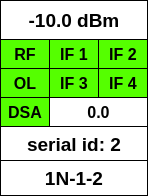
     <widget class="QFrame" name="frame_antenna_1N12">
      <property name="geometry">
       <rect>
        <x>400</x>
        <y>10</y>
        <width>148</width>
        <height>196</height>
       </rect>
      </property>
      <property name="frameShape">
       <enum>QFrame::Box</enum>
      </property>
      <property name="frameShadow">
       <enum>QFrame::Plain</enum>
      </property>
      <widget class="QLabel" name="level_25">
       <property name="geometry">
        <rect>
         <x>0</x>
         <y>0</y>
         <width>148</width>
         <height>40</height>
        </rect>
       </property>
       <property name="font">
        <font>
         <pointsize>14</pointsize>
         <weight>75</weight>
         <bold>true</bold>
        </font>
       </property>
       <property name="styleSheet">
        <string notr="true">background-color: rgb(255, 255, 255);</string>
       </property>
       <property name="frameShape">
        <enum>QFrame::Box</enum>
       </property>
       <property name="text">
        <string>-10.0 dBm</string>
       </property>
       <property name="alignment">
        <set>Qt::AlignCenter</set>
       </property>
      </widget>
      <widget class="QLabel" name="flag_rf_19">
       <property name="geometry">
        <rect>
         <x>0</x>
         <y>39</y>
         <width>50</width>
         <height>30</height>
        </rect>
       </property>
       <property name="font">
        <font>
         <pointsize>12</pointsize>
         <weight>75</weight>
         <bold>true</bold>
        </font>
       </property>
       <property name="styleSheet">
        <string notr="true">background-color: rgb(85, 255, 0);</string>
       </property>
       <property name="frameShape">
        <enum>QFrame::Box</enum>
       </property>
       <property name="text">
        <string>RF</string>
       </property>
       <property name="alignment">
        <set>Qt::AlignCenter</set>
       </property>
      </widget>
      <widget class="QLabel" name="flag_ol_19">
       <property name="geometry">
        <rect>
         <x>0</x>
         <y>68</y>
         <width>50</width>
         <height>30</height>
        </rect>
       </property>
       <property name="font">
        <font>
         <pointsize>12</pointsize>
         <weight>75</weight>
         <bold>true</bold>
        </font>
       </property>
       <property name="styleSheet">
        <string notr="true">background-color: rgb(85, 255, 0);</string>
       </property>
       <property name="frameShape">
        <enum>QFrame::Box</enum>
       </property>
       <property name="text">
        <string>OL</string>
       </property>
       <property name="alignment">
        <set>Qt::AlignCenter</set>
       </property>
      </widget>
      <widget class="QLabel" name="flag_dsa_19">
       <property name="geometry">
        <rect>
         <x>0</x>
         <y>97</y>
         <width>50</width>
         <height>30</height>
        </rect>
       </property>
       <property name="font">
        <font>
         <pointsize>12</pointsize>
         <weight>75</weight>
         <bold>true</bold>
        </font>
       </property>
       <property name="styleSheet">
        <string notr="true">background-color: rgb(85, 255, 0);</string>
       </property>
       <property name="frameShape">
        <enum>QFrame::Box</enum>
       </property>
       <property name="text">
        <string>DSA</string>
       </property>
       <property name="alignment">
        <set>Qt::AlignCenter</set>
       </property>
      </widget>
      <widget class="QLabel" name="flag_if1_19">
       <property name="geometry">
        <rect>
         <x>49</x>
         <y>39</y>
         <width>50</width>
         <height>30</height>
        </rect>
       </property>
       <property name="font">
        <font>
         <pointsize>12</pointsize>
         <weight>75</weight>
         <bold>true</bold>
        </font>
       </property>
       <property name="styleSheet">
        <string notr="true">background-color: rgb(85, 255, 0);</string>
       </property>
       <property name="frameShape">
        <enum>QFrame::Box</enum>
       </property>
       <property name="text">
        <string>IF 1</string>
       </property>
       <property name="alignment">
        <set>Qt::AlignCenter</set>
       </property>
      </widget>
      <widget class="QLabel" name="flag_if2_19">
       <property name="geometry">
        <rect>
         <x>98</x>
         <y>39</y>
         <width>50</width>
         <height>30</height>
        </rect>
       </property>
       <property name="font">
        <font>
         <pointsize>12</pointsize>
         <weight>75</weight>
         <bold>true</bold>
        </font>
       </property>
       <property name="styleSheet">
        <string notr="true">background-color: rgb(85, 255, 0);</string>
       </property>
       <property name="frameShape">
        <enum>QFrame::Box</enum>
       </property>
       <property name="text">
        <string>IF 2</string>
       </property>
       <property name="alignment">
        <set>Qt::AlignCenter</set>
       </property>
      </widget>
      <widget class="QLabel" name="dsa_value_19">
       <property name="geometry">
        <rect>
         <x>49</x>
         <y>97</y>
         <width>99</width>
         <height>30</height>
        </rect>
       </property>
       <property name="font">
        <font>
         <pointsize>12</pointsize>
         <weight>75</weight>
         <bold>true</bold>
        </font>
       </property>
       <property name="styleSheet">
        <string notr="true">background-color: rgb(255, 255, 255);</string>
       </property>
       <property name="frameShape">
        <enum>QFrame::Box</enum>
       </property>
       <property name="text">
        <string>0.0</string>
       </property>
       <property name="alignment">
        <set>Qt::AlignCenter</set>
       </property>
      </widget>
      <widget class="QLabel" name="flag_if3_19">
       <property name="geometry">
        <rect>
         <x>49</x>
         <y>68</y>
         <width>50</width>
         <height>30</height>
        </rect>
       </property>
       <property name="font">
        <font>
         <pointsize>12</pointsize>
         <weight>75</weight>
         <bold>true</bold>
        </font>
       </property>
       <property name="styleSheet">
        <string notr="true">background-color: rgb(85, 255, 0);</string>
       </property>
       <property name="frameShape">
        <enum>QFrame::Box</enum>
       </property>
       <property name="text">
        <string>IF 3</string>
       </property>
       <property name="alignment">
        <set>Qt::AlignCenter</set>
       </property>
      </widget>
      <widget class="QLabel" name="flag_if4_19">
       <property name="geometry">
        <rect>
         <x>98</x>
         <y>68</y>
         <width>50</width>
         <height>30</height>
        </rect>
       </property>
       <property name="font">
        <font>
         <pointsize>12</pointsize>
         <weight>75</weight>
         <bold>true</bold>
        </font>
       </property>
       <property name="styleSheet">
        <string notr="true">background-color: rgb(85, 255, 0);</string>
       </property>
       <property name="frameShape">
        <enum>QFrame::Box</enum>
       </property>
       <property name="text">
        <string>IF 4</string>
       </property>
       <property name="alignment">
        <set>Qt::AlignCenter</set>
       </property>
      </widget>
      <widget class="QLabel" name="ant_name_19">
       <property name="geometry">
        <rect>
         <x>0</x>
         <y>126</y>
         <width>148</width>
         <height>36</height>
        </rect>
       </property>
       <property name="font">
        <font>
         <pointsize>14</pointsize>
         <weight>75</weight>
         <bold>true</bold>
        </font>
       </property>
       <property name="styleSheet">
        <string notr="true">background-color: rgb(255, 255, 255);</string>
       </property>
       <property name="frameShape">
        <enum>QFrame::Box</enum>
       </property>
       <property name="text">
        <string>serial id: 2</string>
       </property>
       <property name="alignment">
        <set>Qt::AlignCenter</set>
       </property>
      </widget>
      <widget class="QLabel" name="ant_name_24">
       <property name="geometry">
        <rect>
         <x>0</x>
         <y>160</y>
         <width>148</width>
         <height>36</height>
        </rect>
       </property>
       <property name="font">
        <font>
         <pointsize>14</pointsize>
         <weight>75</weight>
         <bold>true</bold>
        </font>
       </property>
       <property name="styleSheet">
        <string notr="true">background-color: rgb(255, 255, 255);</string>
       </property>
       <property name="frameShape">
        <enum>QFrame::Box</enum>
       </property>
       <property name="text">
        <string>1N-1-2</string>
       </property>
       <property name="alignment">
        <set>Qt::AlignCenter</set>
       </property>
      </widget>
     </widget>
